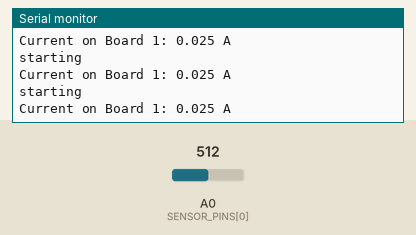
Bench run of a sketch on a simulated Arduino Uno, built with avr-gcc and run on an emulated ATmega328P. Shown: the last lines printed to the serial monitor. The inputs (shaded band) are chosen by the test bench; at power-on: A0 (SENSOR_PINS[0]) = 512. WiFi joins after 1.5 s; servers stay silent unless stated.

Above: at 1.4 s.
1.5 s: A0 (SENSOR_PINS[0]) set to 716
At 1.93 s:
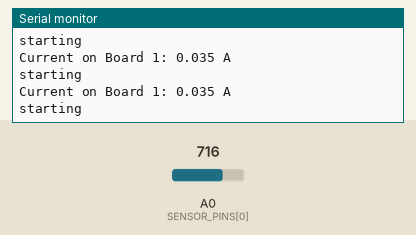
4.5 s: A0 (SENSOR_PINS[0]) set to 900
At 5.39 s:
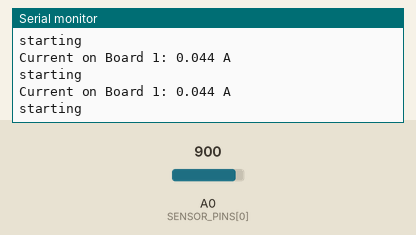
Timing chart, 0 to 7.5 s (numbered marks = the images above; inputs shaded):
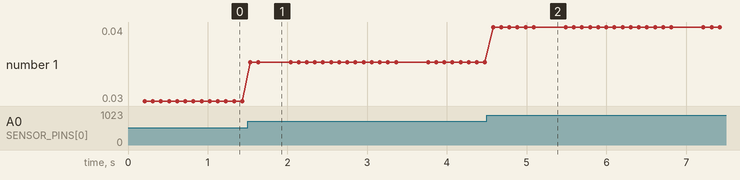

The sketch:

current_measure_uno.ino
```cpp
//SetupControllino MAXI as a network server: https://forum.controllino.biz/viewtopic.php?t=2131
#include <SPI.h>
#include <Ethernet.h>
#include <time.h>

#define NUM_DEV 1 //change the number of devices configured to output current
#define RS 10 // Shunt resistor value (in ohms)
#define VOLTAGE_REF 5 // Reference voltage for analog read
#define PORT 65432

//length of SENSOR_PINS must agree with the number of devices defined above...
int SENSOR_PINS[] = {A0}; // Input pin for measuring Vout. Will change when implemented with Controllino

// Global Variables
EthernetClient client;
float *sensorValues;
time_t startTime;

byte mac_addr[] = {0xA8, 0x61, 0x0A, 0xAE, 0x75, 0xEF};
IPAddress my_ip(192, 168, 1, 253); //the ip address of the Controllino or each Arduino... does this set it?
IPAddress server_ip(192, 168, 1, 1); //the ip address of the server (plotter.py script)

void setup() {
  // Initialize serial monitor
  Serial.begin(9600);
  startTime = time(NULL);

  establishServerConn();
}

void loop() {
  Serial.print("starting\n");
  if(!client.connected()) {
    establishServerConn();
  }
  else {
    readSensors(); //read input and calculate currents
    pushToServer(); //send the calculated current values to the server through a helper function
  }

  // Delay program for a few milliseconds
  delay(100);
}

void establishServerConn() {
  //Open up server connection in setup so that loop() can repeatedly use same connection
  Ethernet.begin(mac_addr, my_ip);
  int conn_status = client.connect(server_ip, PORT);
}

void readSensors() {
  sensorValues = (float *)malloc(sizeof(float)*NUM_DEV); // Variable to store value from analog reads
  if(sensorValues == NULL) {
    Serial.println("malloc failed");
  }

  // Read a value from the INA169 board
  for(int i = 0; i<NUM_DEV; i++){
    sensorValues[i] = analogRead(SENSOR_PINS[i]);
  }

  // Remap the ADC value into a voltage number (5V reference)
  for(int i = 0; i<NUM_DEV; i++){
    sensorValues[i] = (sensorValues[i] * VOLTAGE_REF) / 1023;
  }

  // Follow the equation given by the INA169 datasheet to
  // determine the current flowing through RS. Assume RL = 10k
  // Is = (Vout x 1k) / (RS x RL)
  for(int i = 0; i<NUM_DEV; i++){
    sensorValues[i] = sensorValues[i] / (10 * RS);
  }

  // Output value (in amps) to the serial monitor to 3 decimal
  for(int i = 0; i<NUM_DEV; i++){
    Serial.print("Current on Board ");
    Serial.print(i+1);
    Serial.print(": ");
    Serial.print(sensorValues[i], 3);
    Serial.println(" A");
  }
}


//Resource Used: https://www.arduino.cc/en/Reference/Ethernet
void pushToServer() {
  for(int i = 0; i<NUM_DEV; i++){
    //FORMAT:  DEVICE_ID TIME_STAMP CURRENT READING
    int deviceID = i;
    int timeStamp = time(NULL) - startTime;
    float currentReading = sensorValues[i];
    //https://www.arduino.cc/reference/en/language/variables/data-types/stringobject/
    String output = String(deviceID) + String(" ") + String(timeStamp) + String(" ") + String(sensorValues[i], 3);
    client.print(output);
  }
  free(sensorValues); //free the malloced memory after this iteration of the loop.
}
```

Measured:
- after the input at 1.5 s, the serial monitor: prints a new line at once (image 1)
- after the input at 4.5 s, the serial monitor: prints a new line after 0.08 s (image 2)
- plotted number 1: 0.03 → 0.04 after the input at 1.5 s, 0.04 → 0.04 after the input at 4.5 s
